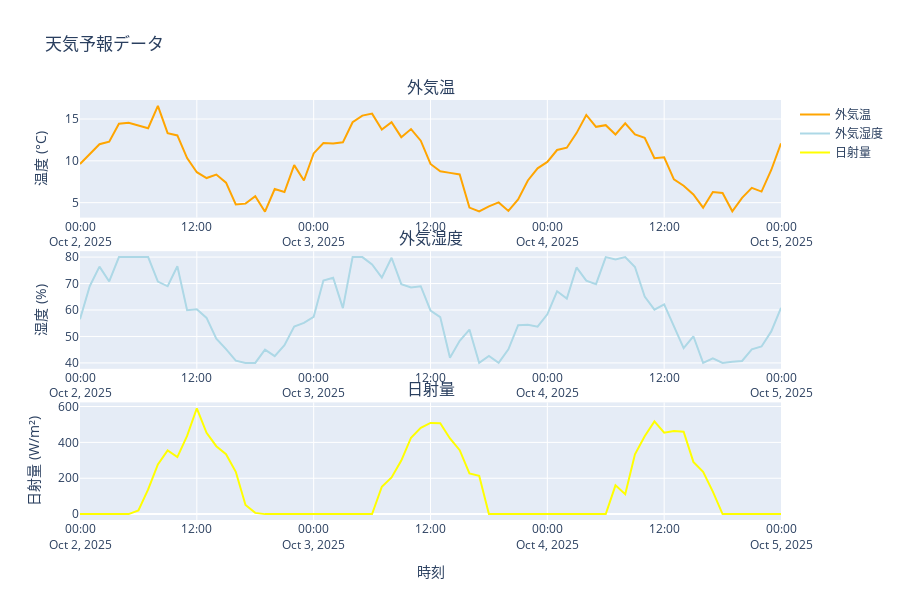

Notebook code for this chart:
### Code cell
# 天気予報データの可視化
if weather_df is not None:
    fig = make_subplots(
        rows=3, cols=1,
        subplot_titles=[
            "外気温",
            "外気湿度",
            "日射量"
        ],
        vertical_spacing=0.08
    )
    
    # 外気温
    fig.add_trace(
        go.Scatter(x=weather_df['datetime'], y=weather_df['Outdoor Temp.'], name='外気温', line=dict(color='orange', width=2)),
        row=1, col=1
    )
    
    # 外気湿度
    fig.add_trace(
        go.Scatter(x=weather_df['datetime'], y=weather_df['Outdoor Humidity'], name='外気湿度', line=dict(color='lightblue', width=2)),
        row=2, col=1
    )
    
    # 日射量
    fig.add_trace(
        go.Scatter(x=weather_df['datetime'], y=weather_df['Solar Radiation'], name='日射量', line=dict(color='yellow', width=2)),
        row=3, col=1
    )
    
    # レイアウトの設定
    fig.update_layout(
        title="天気予報データ",
        height=600,
        showlegend=True
    )
    
    # 軸ラベルの設定
    fig.update_xaxes(title_text="時刻", row=3, col=1)
    fig.update_yaxes(title_text="温度 (°C)", row=1, col=1)
    fig.update_yaxes(title_text="湿度 (%)", row=2, col=1)
    fig.update_yaxes(title_text="日射量 (W/m²)", row=3, col=1)
    
    fig.show()
    print("✅ 天気予報データの可視化完了")
